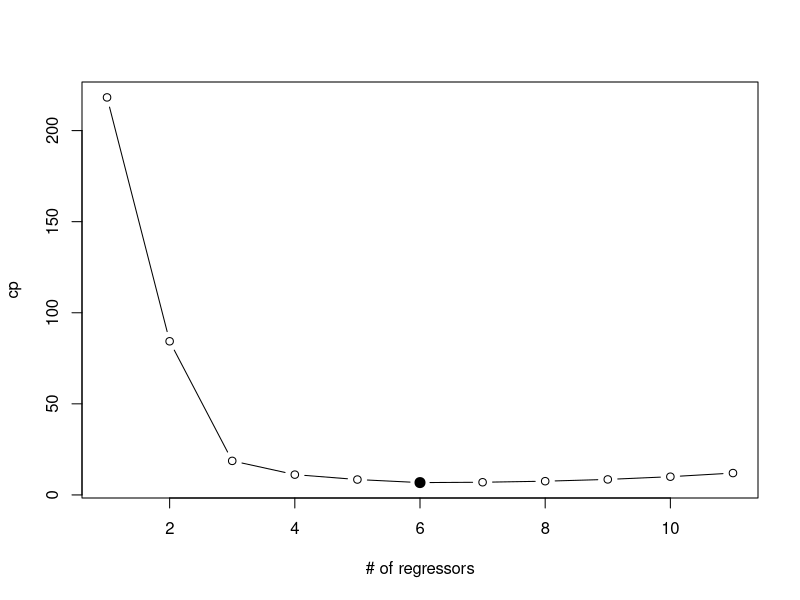

Recreate this plot in R.
## ---- chunk 1

## ---- chunk 2
library(AER)
library(leaps)

data("USMacroG")
USMacroG=na.omit(USMacroG)
Macro=as.data.frame(apply(USMacroG,2,diff))

# summary(lm(consumption~., data = Macro))
fit = regsubsets(consumption~., Macro, nvmax=11)
result = summary(fit)
result
## ---- chunk 3
# #Adj R2 criteria
# plot(result$adjr2, xlab="# of regressors", ylab="adj R2", type="b")
# i = which.max(result$adjr2)
# points(i, result$adjr2[i], cex=2, pch=20)

#Mallow's Cp criteria 
plot(result$cp, xlab="# of regressors", ylab="cp", type="b")
i = which.min(result$cp)
points(i, result$cp[i], cex=2, pch=20)
## ---- chunk 4
summary(lm(consumption~gdp+invest+government+dpi+population+interest, Macro))
